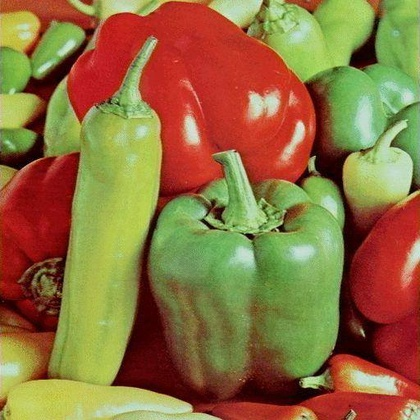
%> input picture Assignment 2/peppers_color.jpg, 420 x 420 px, shrunk from 512 x 512 before the run
$ octave Assignment2.m   (GNU Octave 9; MATLAB toolbox functions it lacks are replaced by stand-ins)
%> lines starting %> are read from the running program, lines starting %| are printed output that depends on the picture
clear;
clc;

img = imread('Peppers_color.jpg');
%> img is the input picture: size 420x420x3 uint8; mean R, G, B 143.3, 112.1, 63.2

img = rgb2gray(img);
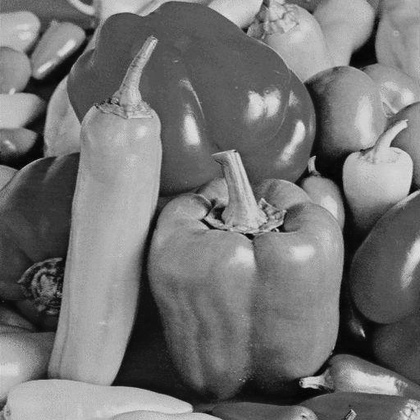
%> img: size 420x420 uint8; min 1, max 229, mean 115.8
imgd = im2double(img);

[row, col] = size(img);
%> row = 420; col = 420
[rowd, cold] = size(imgd);
%> rowd = 420; cold = 420

img1 = uint8(ones(row, col));
img2 = ones(rowd, cold);

% Histogram of main image
total = zeros(1,256);
for i = 1:row
    for j = 1:col
        temp = img(i,j);
        total(temp+1) = total(temp+1) + 1;
    end
end
%> after the loop, total = 256 values, max 2007 at index 93, min 0 at index 1, mean 689.1
figure;
bar(total);
%> figure, not shown here; tallest bar 2007 high, from x = 92.6 to 93.4

%Negative Image
for i = 1: row
    for j = 1: col
        img1(i,j) = 255 - img(i,j);
    end
end
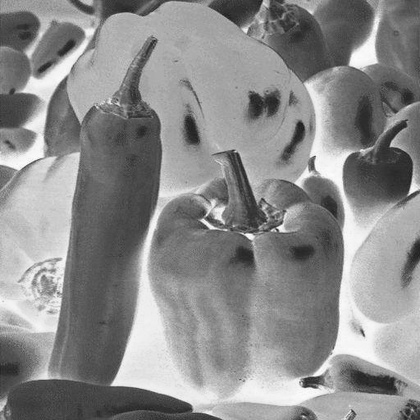
%> img1: size 420x420 uint8; min 26, max 254, mean 139.2
% Histogram for Negative
total = zeros(1,256);
for i = 1:row
    for j = 1:col
        temp = img1(i,j);
        total(temp+1) = total(temp+1) + 1;
    end
end
%> after the loop, total = 256 values, max 2007 at index 164, min 0 at index 1, mean 689.1
figure;
bar(total);
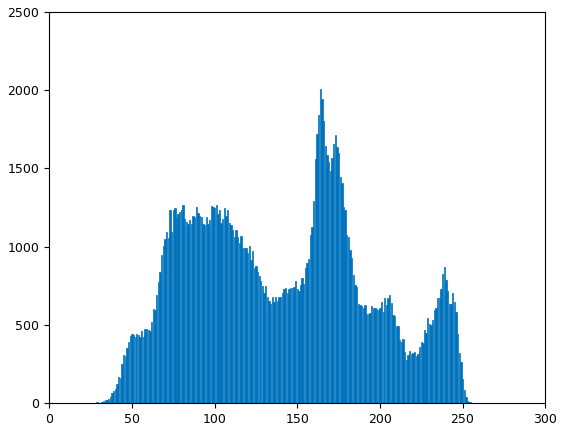
%> figure redrawn from the program's plot data; tallest bar 2007 high, from x = 163.6 to 164.4
% [7 lines of commented-out code are left out]
th = input('Enter a threashold value: ');
%> the answer given: 3
for i = 1: row
    for j = 1: col
        if img(i,j)>= th
            img1(i,j) = img(i,j)+img(i,j)*.05;
        else
            img1(i,j) = img(i,j)-img(i,j)*.25;
        end
    end
end

% Histogram for threasholding
total = zeros(1,256);
for i = 1:row
    for j = 1:col
        temp = img1(i,j);
        total(temp+1) = total(temp+1) + 1;
    end
end
%> after the loop, total = 256 values, max 2007 at index 98, min 0 at index 1, mean 689.1
figure;
bar(total);
%> figure, not shown here; tallest bar 2007 high, from x = 97.6 to 98.4

% [6 lines of commented-out code are left out]
cc = input("Enter a number: ");
%> the answer given: 3
for i = 1: rowd
    for j = 1: cold
        img2(i,j) = cc*(log(1+imgd(i,j)));
    end
end
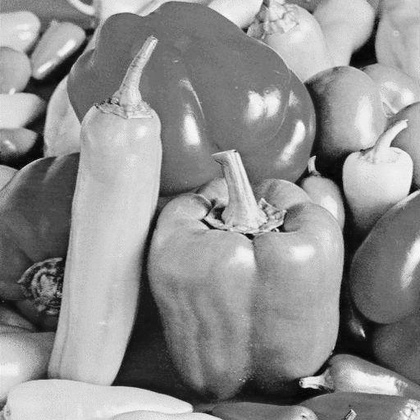
%> img2: size 420x420 double; min 0.0117, max 1.92, mean 1.09; drawn with min black and max white
% Histogram of Logarithmic
total = zeros(1,10);
for i = 1:row
    for j = 1:col
        temp = uint8(img2(i,j));
        total(temp+1) = total(temp+1) + 1;
    end
end
%> after the loop, total = [20165 117272 38963 0 0 0 0 0 0 0]
figure;
bar(total,'r');
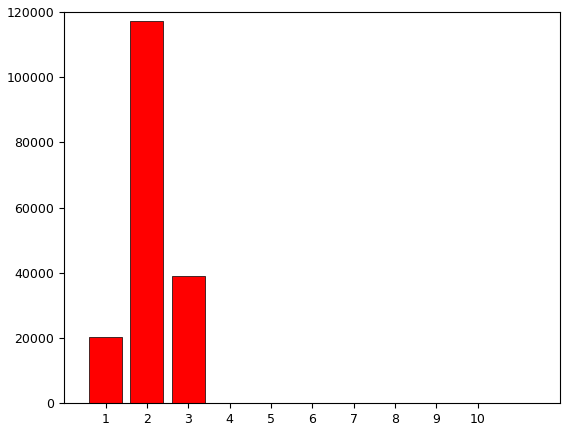
%> figure redrawn from the program's plot data; tallest bar 117272 high, from x = 1.6 to 2.4

% [7 lines of commented-out code are left out]
c = input("Enter a number: ");
%> the answer given: 3
gamma = input("Enter gamma: ");
%> the answer given: 2
for i = 1: rowd
    for j = 1: cold
        img2(i,j) = c*power(imgd(i,j), gamma);
    end
end
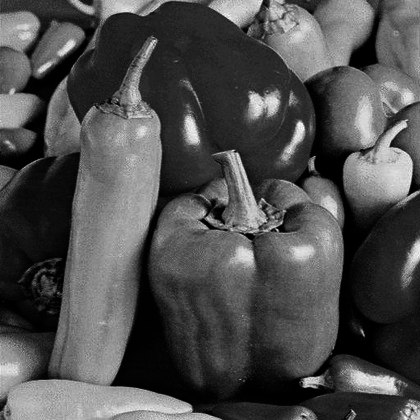
%> img2: size 420x420 double; min 4.61e-05, max 2.42, mean 0.749; drawn with min black and max white

% Histogram of Power Law
total = zeros(1,10);
for i = 1:row
    for j = 1:col
        temp = uint8(img2(i,j));
        total(temp+1) = total(temp+1) + 1;
    end
end
%> after the loop, total = [79797 75651 20952 0 0 0 0 0 0 0]
figure;
bar(total,'r');
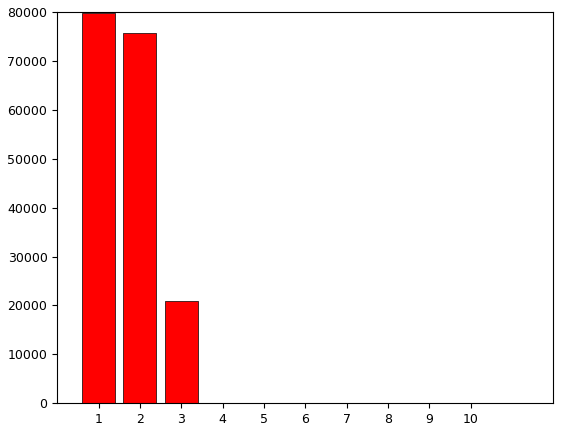
%> figure redrawn from the program's plot data; tallest bar 79797 high, from x = 0.6 to 1.4

% [5 lines of commented-out code are left out]
